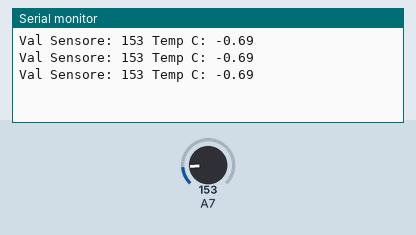
Recording of a sketch running on a simulated Arduino Nano, built with avr-gcc and run on an emulated ATmega328P. Shown: the last lines printed to the serial monitor. Inputs (shaded band) come from the test bench; at power-on: A7 = 153.

Above: at 1.3 s.
1.4 s: A7 set to 165
At 1.9 s:
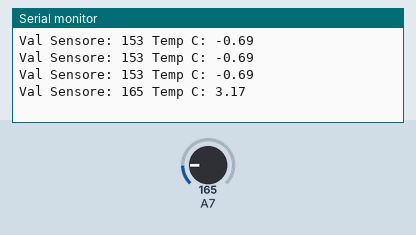
2.9 s: A7 set to 175
At 3.4 s:
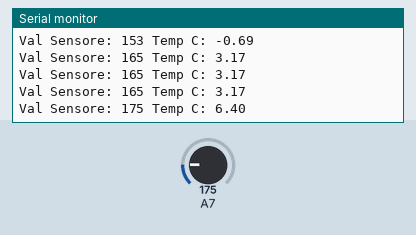
Timing chart, 0 to 5.9 s (numbered marks = the images above; inputs shaded):
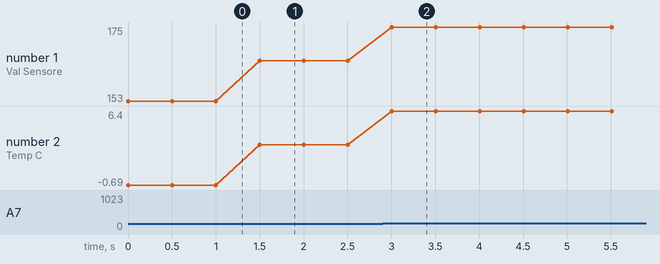

Measured:
- after the input at 1.4 s, the serial monitor: prints a new line after 0.10 s (image 1)
- after the input at 2.9 s, the serial monitor: prints a new line after 0.11 s (image 2)
- plotted number 1: 153 → 165 after the input at 1.4 s, 165 → 175 after the input at 2.9 s
- plotted number 2: -0.69 → 3.17 after the input at 1.4 s, 3.17 → 6.4 after the input at 2.9 s

The sketch:

TMP36.ino
```cpp
/*******************************************
 * CORSO ELETTRONICA WEARABLE CON ARDUINO
 *
 * Author: Rosita Esposito
 * Ver: 1.0
 * Title: Esempio di lettura del sensore TMP36
 *
 * Circuit: Board Adafruit Flora con TMP36
 *
 */

// Definisco le variabili utilizzate nello sketch
int val; // Valore letto dal PIN Analogico del sensore
float temp,voltage; // Numeri con virgola per la traduzione in gradi centigradi

void setup()
{
  // Inizializzo la comunicazione con il terminale seriale
  Serial.begin(9600);
}

void loop()
{
  // Leggo il valore del PIN A7 e lo visualizzo sul terminale seriale
  val = analogRead(A7);
  Serial.print("Val Sensore: ");
  Serial.print(val);

  // Calcolo il valore di tensione applicato sul PIN
  voltage = (val * 3.3) / 1024.0;

  // Calcolo il valore della temperatura usando la formula per TMP36
  // e la visualizzo sul terminale (andando a capo)
  temp = (voltage - 0.5)*100;
  Serial.print(" Temp C: ");
  Serial.println(temp);

  // Introduco un ritardo per evitare di leggere inutilmente il sensore troppe volte
  delay(500);
}
```
